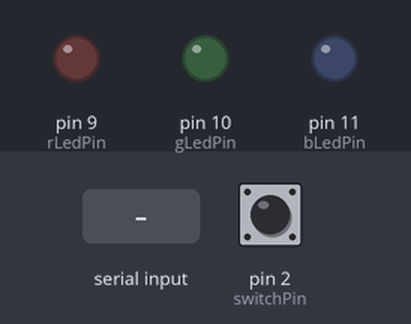
Simulated run of this sketch. Board: Arduino Leonardo, built with avr-gcc and run on an emulated ATmega32U4. Shown: output pins drawn as LEDs (lit = HIGH). The test bench sets the inputs (shaded band); at power-on: pin 2 (switchPin) LOW. Random numbers use the default seed unless the sketch sets one.

Above: at 1.2 s.
1.3 s: pin 2 (switchPin) pulled HIGH for 0.15 s
At 2.7 s:
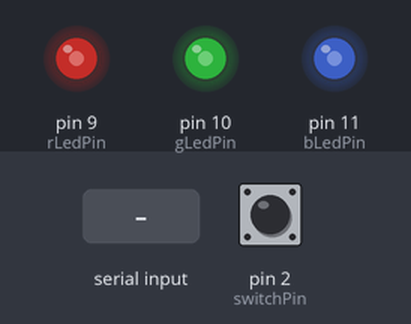
3.2 s: "blink;1\n" received over the second serial link
At 3.36 s:
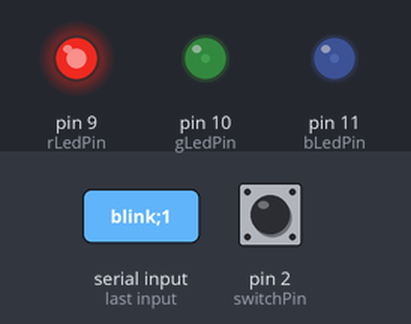
6.2 s: pin 2 (switchPin) pulled HIGH for 1 s
8.7 s: pin 2 (switchPin) pulled HIGH for 3.2 s
At 8.91 s:
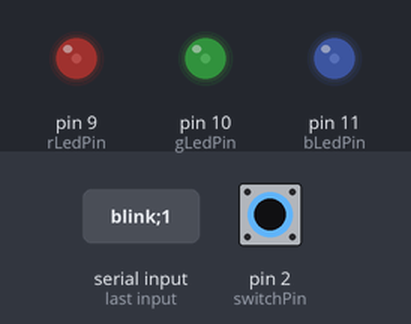
13.4 s: pin 2 (switchPin) pulled HIGH for 0.15 s
At 15.1 s:
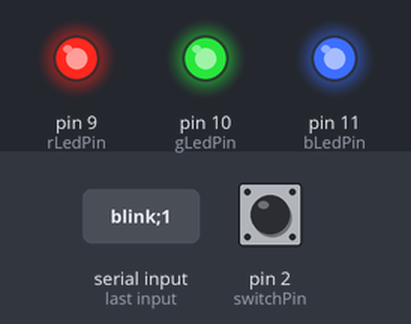
Timing chart, 0 to 16.3 s (numbered marks = the images above; inputs shaded):
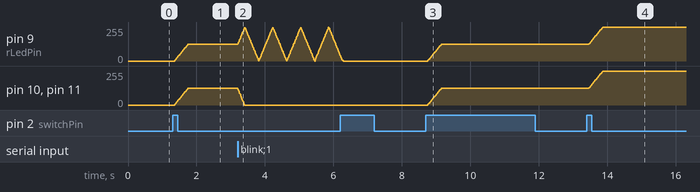

The sketch:

Lamp.ino
```cpp
/*
  Control an LED lamp. Refer to README.md for doco.

  Peter Hardy <peter@hardy.dropbear.id.au>
*/

#include <string.h>

// IO pins
const int switchPin=2; // The pin the switch is attached to.
const int rLedPin=9; // The pin the red LED is attached to.
const int gLedPin=10; // The pin the green LED is attached to.
const int bLedPin=11; // The pin the blue LED is attached to.
// The timing array holds counters used for timed events.
const int timingSize=5; // Overall size of the array.
const int debounceTiming=0; // Array element for debouncing switchPin input.
const int longPressTiming=1; // Array element for timing a long button press.
const int fadeTiming=2; // Array element for fading ledPin.
const int blinkTiming=3; // Array element to control how long to blink for.
const int timerTiming=4; // Array element to control the off timer.
long timingArray[timingSize];

// Current lamp state.
enum lampStates {
  lampOff, // The lamp is off.
  lampDim, // The lamp is on, but dimmed.
  lampOn, // The lamp is on.
  lampBlink, // The lamp will blink on and off.
  lampMood // The lamp will cycle through random colours.
};
lampStates lampState = lampOff;
boolean timerActive = false;

// Button state.
enum buttonStates {
  buttonOff, // The button is off.
  buttonOn, // The button is on (pressed).
  buttonOnLong // The button is on and has been held down.
};
buttonStates curButtonState = buttonOff;
buttonStates lastButtonState = buttonOff;

// Serial reading variables
const int serialLength = 32; // The maximum length of a serial command.
char serialByte; // An individual byte read from serial.
char serialString[serialLength]; // A full serial command.
byte serialIndex = 0; // The index of characters being inserted in inString.
char *serialCmd;
char *serialArgs;

// Debounce variables
int prebounceButtonState = LOW; // Tracks button state before debouncing.
long debounceDelay = 50; // The debounce time. Input is stable after this.

// Light fading variables
const int rLightLevel=0; // Array element for red LED light levels.
const int gLightLevel=1; // Array element for green LED light levels.
const int bLightLevel=2; // Array element for blue LED light levels.
int lightDesired[3]; // What we'd like to transition to.
int lightCurrent[3]; // What the light level currently is.
const int normalFade = 5; // Default amount to fade per step.
int fadeAmount = normalFade; // How much to fade per step.
const int normalStepTime = 15; // Default duration to wait between steps.
int fadeStepTime = normalStepTime; // How long to wait between steps.

// Predefined colours.
int White[3]={255, 255, 255};
int DimWhite[3]={127, 127, 127};
int Red[3]={255, 0, 0};
int Green[3]={0, 255, 0};
int Blue[3]={0, 0, 255};
int Teal[3]={27, 224, 214};
int Purple[3]={242, 85, 219};
int Yellow[3]={247, 255, 18};
int Orange[3]={255, 164, 18};
int Pink[3]={235, 129, 177};
int Black[3]={0, 0, 0}; // I hope nobody emails me about this.

// Blink variables
int blinkTime; // How long to blink for before switching to On.
int blinkColour[3] = {255, 0, 0}; // Colour to blink to.

void setup() {
  pinMode(switchPin, INPUT);
  pinMode(rLedPin, OUTPUT);
  pinMode(gLedPin, OUTPUT);
  pinMode(bLedPin, OUTPUT);
  // Populate the timing array.
  for (int i=0; i<timingSize; i++) {
    timingArray[i] = 0;
  }
  // Populate the light level arrays.
  for (int i=0; i<3; i++) {
    lightDesired[i]=0;
    lightCurrent[i]=0;
  }
  // Serial.begin(9600); // Debugging.
  Serial1.begin(115200); // Leonardo uses Serial1.
  randomSeed(analogRead(0));
}

void loop() {
  debounceButton(); // Debounce button input.
  lightFade();  // Update light state.
  if (lampState == lampBlink) {
    blinkLight(); // Update blinking.
  }
  if (lampState == lampMood) {
    moodLight(); // Update random colours.
  }
  if (timerActive) {
    checkTimer(); // Update off timer.
  }
  readButton(); // Check for debounced button state changes.
  readSerial(); // Check for commands from bluetooth.
}

void readButton() {
  if ((curButtonState != buttonOff) && (curButtonState != lastButtonState)) {
    fadeAmount = normalFade;
    fadeStepTime = normalStepTime;
    if (lampState == lampOff) {
      turnOn(DimWhite);
      lampState = lampDim;
    } else if (lampState == lampDim) {
      turnOn(White);
    } else {
      turnOff();
    }
  }
  // Reset lastButtonState if anything's changed.
  if (curButtonState != lastButtonState) {
    lastButtonState = curButtonState;
  }
}

void readSerial() {
  while ((Serial1.available() > 0) && (serialIndex < serialLength-1)) {
    serialByte = Serial1.read();
    if (serialByte != ';') {
      serialString[serialIndex] = serialByte;
      serialIndex++;
    }
    if (serialByte == ';' or serialIndex == (serialLength-1)) {
      parseSerial();
      serialIndex = 0;
      memset(&serialString, 0, serialLength);
    }
  }
}

void parseSerial() {
  char *s = serialString;
  serialCmd = strtok_r(s, ", ", &s);
  serialArgs = strtok_r(NULL, ", ", &s);

  if (strcmp(serialCmd, "on") == 0) {
    if (strlen(serialArgs) > 0) {
      int colour[3];
      parseColour(colour, serialArgs);
      turnOn(colour);
    } else {
      turnOn();
    }
  } else if (strcmp(serialCmd, "off") == 0) {
    turnOff();
  } else if (strcmp(serialCmd, "blink") == 0) {
    int time = atoi(serialArgs);
    blinkOn(time);
  } else if (strcmp(serialCmd, "mood") == 0) {
    moodOn();
  } else if (strcmp(serialCmd, "timer") == 0) {
    int time = atoi(serialArgs);
    timerOn(time);
  } else {
    // Serial.println("Unable to parse BT command."); // Debugging.
  }
}

void parseColour(int colour[], char *cstring) {
  unsigned long cvalue = strtoul(cstring, NULL, 16);
  // Stole this bit-shifting idea from google
  // searches for converting hex triplets.
  colour[0] = int((cvalue >> 16) & 0xFF);
  colour[1] = int((cvalue >> 8) & 0xFF);
  colour[2] = int(cvalue & 0xFF);
}

void debounceButton() {
  long *timer = &timingArray[debounceTiming];
  int reading = digitalRead(switchPin);
  int curTime = millis();

  // If the switch has changed state
  // at all, reset the debounce timer.
  if (reading != prebounceButtonState) {
    *timer = curTime;
  }

  // if the last debounce time was long enough
  // ago, then the current reading is stable.
  if ((curTime - *timer) > debounceDelay) {
    if (reading == HIGH) {
      curButtonState = buttonOn;
    } else {
      curButtonState = buttonOff;
    }
  }

  prebounceButtonState = reading;
}

void turnOn() {
  turnOn(White);
}

void turnOn(int colour[3]) {
  // Serial.println("Turning lamp on"); // Debugging.
  fadeAmount = normalFade;
  fadeStepTime = normalStepTime;
  setColour(colour);
  lampState = lampOn;
}

void turnOff() {
  // Serial.println("Turning lamp off"); // Debugging.
  setColour(Black);
  lampState = lampOff;
}

void blinkOn(int time) {
  // Serial.println("Turning lamp to blink"); // Debugging.
  fadeAmount = normalFade;
  fadeStepTime = normalStepTime / 2;
  if (time == 0) {
    blinkTime = 30000;
  } else {
    // We receive a time in seconds, but need to store it in millis.
    blinkTime = time * 1000;
  }
  timingArray[blinkTiming] = millis();
  setColour(blinkColour);
  lampState = lampBlink;
}

void moodOn() {
  // Serial.println("Turning lamp to mood."); // Debugging.
  fadeAmount = 1;
  fadeStepTime = 200;
  lampState = lampMood;
}

void timerOn(int time) {
  long *timer = &timingArray[timerTiming];
  if (time == 0) {
    *timer = millis() + 300000;
  } else {
    *timer = millis() + time*1000;
  }
  timerActive = true;
}

void lightFade() {
  long *timer = &timingArray[fadeTiming];
  long curTime = millis();
  if (curTime - *timer > fadeStepTime) {
    *timer = curTime;
    for (int i=0; i<3; i++) {
      int *lc = &lightCurrent[i];
      int *ld = &lightDesired[i];
      if (*lc != *ld) {
	// Explicitly deal with the case where difference between desired and
	// current is less than the interval, rather than bouncing above and
	// below desired.
	// Required because blinking depends on exact values. Also I have OCD.
	int diff = *ld-*lc;
	if (abs(diff) < fadeAmount) {
	  *ld=*lc;
	} else {
	  if (*lc < *ld) {
	    *lc = *lc + fadeAmount;
	  } else {
	    *lc = *lc - fadeAmount;
	  }
	}
      }
    }
    // Write the updated values to the pins.
    analogWrite(rLedPin, lightCurrent[rLightLevel]);
    analogWrite(gLedPin, lightCurrent[gLightLevel]);
    analogWrite(bLedPin, lightCurrent[bLightLevel]);
  }
}

void blinkLight() {
  long *blinkTimer = &timingArray[blinkTiming];
  long curTime = millis();

  // If the light has reached one end of the blink
  // range, start changing to the other direction.
  if (cmpColour(lightCurrent, blinkColour)) {
    // Serial.println("Blinking off"); // Debugging
    setColour(Black);
  } else if (cmpColour(lightCurrent, Black)) {
    // Serial.println("Blinking on"); // Debugging
    setColour(blinkColour);
  }

  // If total blinking time has exceeded blinkTotal, then stay on.
  if (curTime - *blinkTimer > blinkTime) {
    turnOn();
  }
}

void moodLight() {
  if (cmpColour(lightCurrent, lightDesired)) {
    for (int i=0; i<3; i++) {
      lightDesired[i] = random(256);
    }
  }
}

void checkTimer() {
  long *timer = &timingArray[timerTiming];
  long curTime = millis();
  if (curTime > *timer) {
    timerActive = false;
    turnOff();
  }
}

// Set the desired light levels to the colour represented by the
// three-element array passed in.
void setColour(int colour[]) {
  for (int i=0; i<3; i++) {
    lightDesired[i] = colour[i];
  }
}

// Return true if the two colours passed in match.
boolean cmpColour(int colourA[3], int colourB[3]) {
  for (int i=0; i<3; i++) {
    if (colourA[i] != colourB[i]) {
      return false;
    }
  }
  return true;
}
```

Measured:
- after the input at 1.3 s, pin 9 (rLedPin), pin 10 (gLedPin), pin 11 (bLedPin): moves from 0/255 to 125/255 over 0.38 s, starting after 0.06 s
- after the input at 8.7 s, pin 9 (rLedPin), pin 10 (gLedPin), pin 11 (bLedPin): moves from 0/255 to 125/255 over 0.38 s, starting after 0.06 s
- after the input at 13.4 s, pin 9 (rLedPin), pin 10 (gLedPin), pin 11 (bLedPin): moves from 125/255 to 255/255 over 0.40 s, starting after 0.06 s
